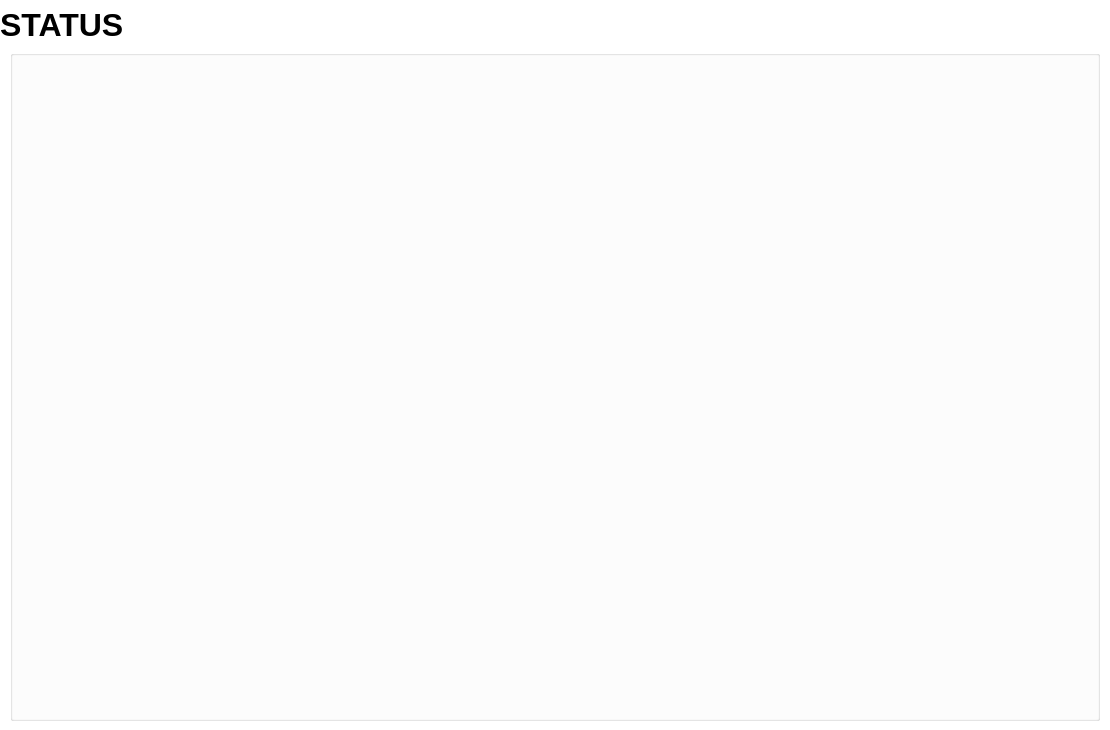
<ui version="4.0" >
 <class>ECCDSTATUS</class>
 <widget class="QWidget" name="ECCDSTATUS" >
  <property name="geometry" >
   <rect>
    <x>0</x>
    <y>0</y>
    <width>1110</width>
    <height>730</height>
   </rect>
  </property>
  <property name="palette" >
   <palette>
    <active>
     <colorrole role="Base" >
      <brush brushstyle="SolidPattern" >
       <color alpha="255" >
        <red>255</red>
        <green>255</green>
        <blue>255</blue>
       </color>
      </brush>
     </colorrole>
     <colorrole role="Window" >
      <brush brushstyle="SolidPattern" >
       <color alpha="255" >
        <red>255</red>
        <green>255</green>
        <blue>255</blue>
       </color>
      </brush>
     </colorrole>
    </active>
    <inactive>
     <colorrole role="Base" >
      <brush brushstyle="SolidPattern" >
       <color alpha="255" >
        <red>255</red>
        <green>255</green>
        <blue>255</blue>
       </color>
      </brush>
     </colorrole>
     <colorrole role="Window" >
      <brush brushstyle="SolidPattern" >
       <color alpha="255" >
        <red>255</red>
        <green>255</green>
        <blue>255</blue>
       </color>
      </brush>
     </colorrole>
    </inactive>
    <disabled>
     <colorrole role="Base" >
      <brush brushstyle="SolidPattern" >
       <color alpha="255" >
        <red>255</red>
        <green>255</green>
        <blue>255</blue>
       </color>
      </brush>
     </colorrole>
     <colorrole role="Window" >
      <brush brushstyle="SolidPattern" >
       <color alpha="255" >
        <red>255</red>
        <green>255</green>
        <blue>255</blue>
       </color>
      </brush>
     </colorrole>
    </disabled>
   </palette>
  </property>
  <property name="windowTitle" >
   <string>Form</string>
  </property>
  <widget class="QGroupBox" name="groupBox_2" >
   <property name="geometry" >
    <rect>
     <x>10</x>
     <y>50</y>
     <width>1090</width>
     <height>671</height>
    </rect>
   </property>
   <property name="title" >
    <string/>
   </property>
  </widget>
  <widget class="QLabel" name="label_78" >
   <property name="geometry" >
    <rect>
     <x>0</x>
     <y>0</y>
     <width>141</width>
     <height>50</height>
    </rect>
   </property>
   <property name="font" >
    <font>
     <pointsize>24</pointsize>
     <weight>75</weight>
     <bold>true</bold>
    </font>
   </property>
   <property name="text" >
    <string>STATUS</string>
   </property>
   <property name="alignment" >
    <set>Qt::AlignLeading|Qt::AlignLeft|Qt::AlignVCenter</set>
   </property>
  </widget>
 </widget>
 <resources/>
 <connections/>
</ui>
